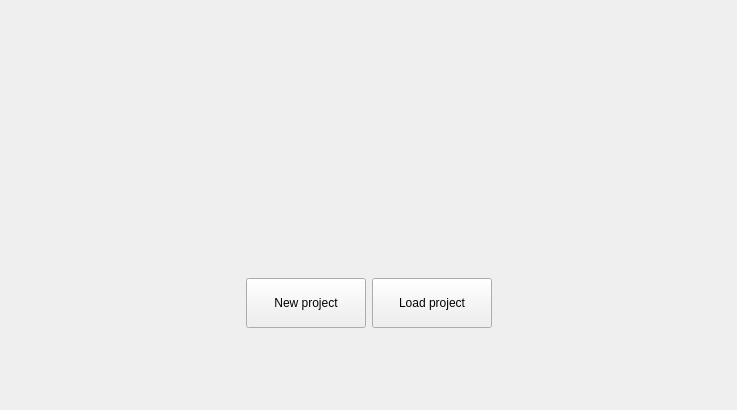
<?xml version="1.0" encoding="UTF-8"?>
<ui version="4.0">
 <class>WidgetProjectBaseInfos_Class</class>
 <widget class="QWidget" name="WidgetProjectBaseInfos_Class">
  <property name="geometry">
   <rect>
    <x>0</x>
    <y>0</y>
    <width>737</width>
    <height>410</height>
   </rect>
  </property>
  <property name="windowTitle">
   <string>Form</string>
  </property>
  <layout class="QVBoxLayout" name="verticalLayout">
   <item>
    <widget class="QWidget" name="widgetInfos" native="true">
     <layout class="QGridLayout" name="gridLayout"/>
    </widget>
   </item>
   <item>
    <widget class="QWidget" name="widgetBeginning" native="true">
     <layout class="QGridLayout" name="gridLayout_2">
      <item row="0" column="1">
       <widget class="QPushButton" name="pushNewProject">
        <property name="minimumSize">
         <size>
          <width>120</width>
          <height>50</height>
         </size>
        </property>
        <property name="text">
         <string>New project</string>
        </property>
        <property name="icon">
         <iconset resource="../Resources/OMOptim.qrc">
          <normaloff>:/Add</normaloff>:/Add</iconset>
        </property>
       </widget>
      </item>
      <item row="0" column="2">
       <widget class="QPushButton" name="pushLoadProject">
        <property name="minimumSize">
         <size>
          <width>120</width>
          <height>50</height>
         </size>
        </property>
        <property name="text">
         <string>Load project</string>
        </property>
        <property name="icon">
         <iconset resource="../Resources/OMOptim.qrc">
          <normaloff>:/Folder</normaloff>:/Folder</iconset>
        </property>
       </widget>
      </item>
      <item row="0" column="0">
       <spacer name="horizontalSpacer">
        <property name="orientation">
         <enum>Qt::Horizontal</enum>
        </property>
        <property name="sizeHint" stdset="0">
         <size>
          <width>40</width>
          <height>20</height>
         </size>
        </property>
       </spacer>
      </item>
      <item row="0" column="3">
       <spacer name="horizontalSpacer_2">
        <property name="orientation">
         <enum>Qt::Horizontal</enum>
        </property>
        <property name="sizeHint" stdset="0">
         <size>
          <width>40</width>
          <height>20</height>
         </size>
        </property>
       </spacer>
      </item>
      <item row="1" column="0" colspan="4">
       <layout class="QVBoxLayout" name="layoutRecents"/>
      </item>
     </layout>
    </widget>
   </item>
  </layout>
 </widget>
 <resources>
  <include location="../Resources/OMOptim.qrc"/>
 </resources>
 <connections/>
</ui>
